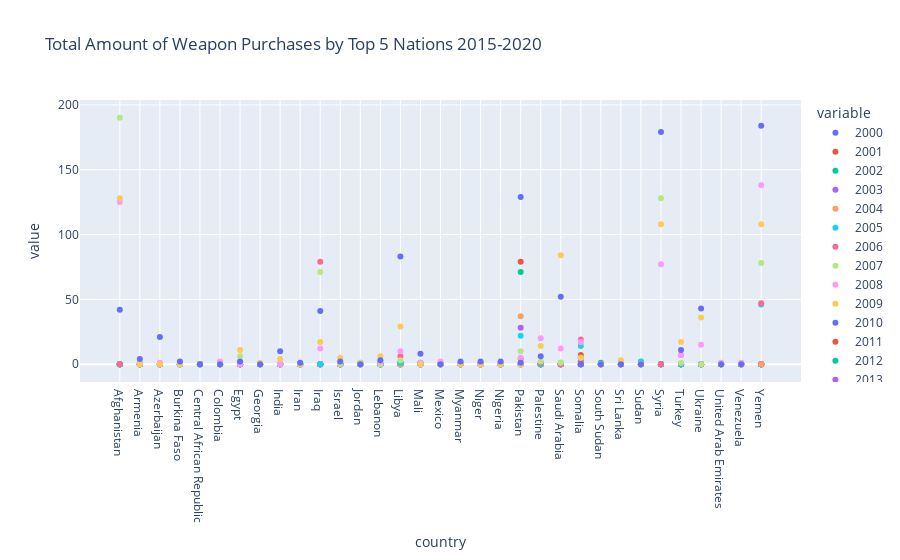

The notebook cell saved with this chart:
### Code cell
acled_drones_graph = px.scatter(acled_drones,x=acled_drones['country'],y=acled_drones.columns[1:],
title="Total Amount of Weapon Purchases by Top 5 Nations 2015-2020",
labels={'buyer':'Nation or Non-State Actor','total':'Amount of Purchases'}
)
acled_drones_graph.show()

### Figure 1 — Plotly figure (JSON) as saved in the notebook; plotly's stock layout.template omitted (floating-point values rounded to 4 significant figures)
{"data": [{"hovertemplate": "variable=2000<br>country=%{x}<br>value=%{y}<extra></extra>", "legendgroup": "2000", "marker": {"color": "#636efa", "symbol": "circle"}, "mode": "markers", "name": "2000", "orientation": "v", "showlegend": true, "type": "scatter", "x": ["Afghanistan", "Armenia", "Azerbaijan", "Burkina Faso", "Central African Republic", "Colombia", "Egypt", "Georgia", "India", "Iran", "Iraq", "Israel", "Jordan", "Lebanon", "Libya", "Mali", "Mexico", "Myanmar", "Niger", "Nigeria", "Pakistan", "Palestine", "Saudi Arabia", "Somalia", "South Sudan", "Sri Lanka", "Sudan", "Syria", "Turkey", "Ukraine", "United Arab Emirates", "Venezuela", "Yemen"], "xaxis": "x", "y": [0, 0, 0, 0, 0, 0, 0, 0, 0, 0, 0, 0, 0, 0, 0, 0, 0, 0, 0, 0, 0, 0, 0, 0, 0, 0, 0, 0, 0, 0, 0, 0, 0], "yaxis": "y"}, {"hovertemplate": "variable=2001<br>country=%{x}<br>value=%{y}<extra></extra>", "legendgroup": "2001", "marker": {"color": "#EF553B", "symbol": "circle"}, "mode": "markers", "name": "2001", "orientation": "v", "showlegend": true, "type": "scatter", "x": ["Afghanistan", "Armenia", "Azerbaijan", "Burkina Faso", "Central African Republic", "Colombia", "Egypt", "Georgia", "India", "Iran", "Iraq", "Israel", "Jordan", "Lebanon", "Libya", "Mali", "Mexico", "Myanmar", "Niger", "Nigeria", "Pakistan", "Palestine", "Saudi Arabia", "Somalia", "South Sudan", "Sri Lanka", "Sudan", "Syria", "Turkey", "Ukraine", "United Arab Emirates", "Venezuela", "Yemen"], "xaxis": "x", "y": [0, 0, 0, 0, 0, 0, 0, 0, 0, 0, 0, 0, 0, 0, 0, 0, 0, 0, 0, 0, 0, 0, 0, 0, 0, 0, 0, 0, 0, 0, 0, 0, 0], "yaxis": "y"}, {"hovertemplate": "variable=2002<br>country=%{x}<br>value=%{y}<extra></extra>", "legendgroup": "2002", "marker": {"color": "#00cc96", "symbol": "circle"}, "mode": "markers", "name": "2002", "orientation": "v", "showlegend": true, "type": "scatter", "x": ["Afghanistan", "Armenia", "Azerbaijan", "Burkina Faso", "Central African Republic", "Colombia", "Egypt", "Georgia", "India", "Iran", "Iraq", "Israel", "Jordan", "Lebanon", "Libya", "Mali", "Mexico", "Myanmar", "Niger", "Nigeria", "Pakistan", "Palestine", "Saudi Arabia", "Somalia", "South Sudan", "Sri Lanka", "Sudan", "Syria", "Turkey", "Ukraine", "United Arab Emirates", "Venezuela", "Yemen"], "xaxis": "x", "y": [0, 0, 0, 0, 0, 0, 0, 0, 0, 0, 0, 0, 0, 0, 0, 0, 0, 0, 0, 0, 0, 0, 0, 0, 0, 0, 0, 0, 0, 0, 0, 0, 0], "yaxis": "y"}, {"hovertemplate": "variable=2003<br>country=%{x}<br>value=%{y}<extra></extra>", "legendgroup": "2003", "marker": {"color": "#ab63fa", "symbol": "circle"}, "mode": "markers", "name": "2003", "orientation": "v", "showlegend": true, "type": "scatter", "x": ["Afghanistan", "Armenia", "Azerbaijan", "Burkina Faso", "Central African Republic", "Colombia", "Egypt", "Georgia", "India", "Iran", "Iraq", "Israel", "Jordan", "Lebanon", "Libya", "Mali", "Mexico", "Myanmar", "Niger", "Nigeria", "Pakistan", "Palestine", "Saudi Arabia", "Somalia", "South Sudan", "Sri Lanka", "Sudan", "Syria", "Turkey", "Ukraine", "United Arab Emirates", "Venezuela", "Yemen"], "xaxis": "x", "y": [0, 0, 0, 0, 0, 0, 0, 0, 0, 0, 0, 0, 0, 0, 0, 0, 0, 0, 0, 0, 0, 0, 0, 0, 0, 0, 0, 0, 0, 0, 0, 0, 0], "yaxis": "y"}, {"hovertemplate": "variable=2004<br>country=%{x}<br>value=%{y}<extra></extra>", "legendgroup": "2004", "marker": {"color": "#FFA15A", "symbol": "circle"}, "mode": "markers", "name": "2004", "orientation": "v", "showlegend": true, "type": "scatter", "x": ["Afghanistan", "Armenia", "Azerbaijan", "Burkina Faso", "Central African Republic", "Colombia", "Egypt", "Georgia", "India", "Iran", "Iraq", "Israel", "Jordan", "Lebanon", "Libya", "Mali", "Mexico", "Myanmar", "Niger", "Nigeria", "Pakistan", "Palestine", "Saudi Arabia", "Somalia", "South Sudan", "Sri Lanka", "Sudan", "Syria", "Turkey", "Ukraine", "United Arab Emirates", "Venezuela", "Yemen"], "xaxis": "x", "y": [0, 0, 0, 0, 0, 0, 0, 0, 0, 0, 0, 0, 0, 0, 0, 0, 0, 0, 0, 0, 0, 0, 0, 0, 0, 0, 0, 0, 0, 0, 0, 0, 0], "yaxis": "y"}, {"hovertemplate": "variable=2005<br>country=%{x}<br>value=%{y}<extra></extra>", "legendgroup": "2005", "marker": {"color": "#19d3f3", "symbol": "circle"}, "mode": "markers", "name": "2005", "orientation": "v", "showlegend": true, "type": "scatter", "x": ["Afghanistan", "Armenia", "Azerbaijan", "Burkina Faso", "Central African Republic", "Colombia", "Egypt", "Georgia", "India", "Iran", "Iraq", "Israel", "Jordan", "Lebanon", "Libya", "Mali", "Mexico", "Myanmar", "Niger", "Nigeria", "Pakistan", "Palestine", "Saudi Arabia", "Somalia", "South Sudan", "Sri Lanka", "Sudan", "Syria", "Turkey", "Ukraine", "United Arab Emirates", "Venezuela", "Yemen"], "xaxis": "x", "y": [0, 0, 0, 0, 0, 0, 0, 0, 0, 0, 0, 0, 0, 0, 0, 0, 0, 0, 0, 0, 0, 0, 0, 0, 0, 0, 0, 0, 0, 0, 0, 0, 0], "yaxis": "y"}, {"hovertemplate": "variable=2006<br>country=%{x}<br>value=%{y}<extra></extra>", "legendgroup": "2006", "marker": {"color": "#FF6692", "symbol": "circle"}, "mode": "markers", "name": "2006", "orientation": "v", "showlegend": true, "type": "scatter", "x": ["Afghanistan", "Armenia", "Azerbaijan", "Burkina Faso", "Central African Republic", "Colombia", "Egypt", "Georgia", "India", "Iran", "Iraq", "Israel", "Jordan", "Lebanon", "Libya", "Mali", "Mexico", "Myanmar", "Niger", "Nigeria", "Pakistan", "Palestine", "Saudi Arabia", "Somalia", "South Sudan", "Sri Lanka", "Sudan", "Syria", "Turkey", "Ukraine", "United Arab Emirates", "Venezuela", "Yemen"], "xaxis": "x", "y": [0, 0, 0, 0, 0, 0, 0, 0, 0, 0, 0, 0, 0, 0, 0, 0, 0, 0, 0, 0, 0, 0, 0, 0, 0, 0, 0, 0, 0, 0, 0, 0, 0], "yaxis": "y"}, {"hovertemplate": "variable=2007<br>country=%{x}<br>value=%{y}<extra></extra>", "legendgroup": "2007", "marker": {"color": "#B6E880", "symbol": "circle"}, "mode": "markers", "name": "2007", "orientation": "v", "showlegend": true, "type": "scatter", "x": ["Afghanistan", "Armenia", "Azerbaijan", "Burkina Faso", "Central African Republic", "Colombia", "Egypt", "Georgia", "India", "Iran", "Iraq", "Israel", "Jordan", "Lebanon", "Libya", "Mali", "Mexico", "Myanmar", "Niger", "Nigeria", "Pakistan", "Palestine", "Saudi Arabia", "Somalia", "South Sudan", "Sri Lanka", "Sudan", "Syria", "Turkey", "Ukraine", "United Arab Emirates", "Venezuela", "Yemen"], "xaxis": "x", "y": [0, 0, 0, 0, 0, 0, 0, 0, 0, 0, 0, 0, 0, 0, 0, 0, 0, 0, 0, 0, 0, 0, 0, 1, 0, 0, 0, 0, 0, 0, 0, 0, 0], "yaxis": "y"}, {"hovertemplate": "variable=2008<br>country=%{x}<br>value=%{y}<extra></extra>", "legendgroup": "2008", "marker": {"color": "#FF97FF", "symbol": "circle"}, "mode": "markers", "name": "2008", "orientation": "v", "showlegend": true, "type": "scatter", "x": ["Afghanistan", "Armenia", "Azerbaijan", "Burkina Faso", "Central African Republic", "Colombia", "Egypt", "Georgia", "India", "Iran", "Iraq", "Israel", "Jordan", "Lebanon", "Libya", "Mali", "Mexico", "Myanmar", "Niger", "Nigeria", "Pakistan", "Palestine", "Saudi Arabia", "Somalia", "South Sudan", "Sri Lanka", "Sudan", "Syria", "Turkey", "Ukraine", "United Arab Emirates", "Venezuela", "Yemen"], "xaxis": "x", "y": [0, 0, 0, 0, 0, 0, 0, 0, 0, 0, 0, 0, 0, 0, 0, 0, 0, 0, 0, 0, 0, 0, 0, 0, 0, 0, 2, 0, 0, 0, 0, 0, 0], "yaxis": "y"}, {"hovertemplate": "variable=2009<br>country=%{x}<br>value=%{y}<extra></extra>", "legendgroup": "2009", "marker": {"color": "#FECB52", "symbol": "circle"}, "mode": "markers", "name": "2009", "orientation": "v", "showlegend": true, "type": "scatter", "x": ["Afghanistan", "Armenia", "Azerbaijan", "Burkina Faso", "Central African Republic", "Colombia", "Egypt", "Georgia", "India", "Iran", "Iraq", "Israel", "Jordan", "Lebanon", "Libya", "Mali", "Mexico", "Myanmar", "Niger", "Nigeria", "Pakistan", "Palestine", "Saudi Arabia", "Somalia", "South Sudan", "Sri Lanka", "Sudan", "Syria", "Turkey", "Ukraine", "United Arab Emirates", "Venezuela", "Yemen"], "xaxis": "x", "y": [0, 0, 0, 0, 0, 0, 0, 0, 0, 0, 0, 0, 0, 0, 0, 0, 0, 0, 0, 0, 0, 0, 0, 1, 0, 0, 0, 0, 0, 0, 0, 0, 0], "yaxis": "y"}, {"hovertemplate": "variable=2010<br>country=%{x}<br>value=%{y}<extra></extra>", "legendgroup": "2010", "marker": {"color": "#636efa", "symbol": "circle"}, "mode": "markers", "name": "2010", "orientation": "v", "showlegend": true, "type": "scatter", "x": ["Afghanistan", "Armenia", "Azerbaijan", "Burkina Faso", "Central African Republic", "Colombia", "Egypt", "Georgia", "India", "Iran", "Iraq", "Israel", "Jordan", "Lebanon", "Libya", "Mali", "Mexico", "Myanmar", "Niger", "Nigeria", "Pakistan", "Palestine", "Saudi Arabia", "Somalia", "South Sudan", "Sri Lanka", "Sudan", "Syria", "Turkey", "Ukraine", "United Arab Emirates", "Venezuela", "Yemen"], "xaxis": "x", "y": [0, 0, 0, 0, 0, 0, 0, 0, 0, 0, 0, 0, 0, 0, 0, 0, 0, 0, 0, 0, 129, 0, 0, 0, 0, 0, 0, 0, 0, 0, 0, 0, 0], "yaxis": "y"}, {"hovertemplate": "variable=2011<br>country=%{x}<br>value=%{y}<extra></extra>", "legendgroup": "2011", "marker": {"color": "#EF553B", "symbol": "circle"}, "mode": "markers", "name": "2011", "orientation": "v", "showlegend": true, "type": "scatter", "x": ["Afghanistan", "Armenia", "Azerbaijan", "Burkina Faso", "Central African Republic", "Colombia", "Egypt", "Georgia", "India", "Iran", "Iraq", "Israel", "Jordan", "Lebanon", "Libya", "Mali", "Mexico", "Myanmar", "Niger", "Nigeria", "Pakistan", "Palestine", "Saudi Arabia", "Somalia", "South Sudan", "Sri Lanka", "Sudan", "Syria", "Turkey", "Ukraine", "United Arab Emirates", "Venezuela", "Yemen"], "xaxis": "x", "y": [0, 0, 0, 0, 0, 0, 0, 0, 0, 0, 0, 0, 0, 0, 1, 0, 0, 0, 0, 0, 79, 0, 0, 7, 0, 0, 0, 0, 0, 0, 0, 0, 0], "yaxis": "y"}, {"hovertemplate": "variable=2012<br>country=%{x}<br>value=%{y}<extra></extra>", "legendgroup": "2012", "marker": {"color": "#00cc96", "symbol": "circle"}, "mode": "markers", "name": "2012", "orientation": "v", "showlegend": true, "type": "scatter", "x": ["Afghanistan", "Armenia", "Azerbaijan", "Burkina Faso", "Central African Republic", "Colombia", "Egypt", "Georgia", "India", "Iran", "Iraq", "Israel", "Jordan", "Lebanon", "Libya", "Mali", "Mexico", "Myanmar", "Niger", "Nigeria", "Pakistan", "Palestine", "Saudi Arabia", "Somalia", "South Sudan", "Sri Lanka", "Sudan", "Syria", "Turkey", "Ukraine", "United Arab Emirates", "Venezuela", "Yemen"], "xaxis": "x", "y": [0, 0, 0, 0, 0, 0, 0, 0, 0, 0, 0, 0, 0, 0, 0, 1, 0, 0, 0, 0, 71, 0, 0, 5, 1, 0, 0, 0, 0, 0, 0, 0, 0], "yaxis": "y"}, {"hovertemplate": "variable=2013<br>country=%{x}<br>value=%{y}<extra></extra>", "legendgroup": "2013", "marker": {"color": "#ab63fa", "symbol": "circle"}, "mode": "markers", "name": "2013", "orientation": "v", "showlegend": true, "type": "scatter", "x": ["Afghanistan", "Armenia", "Azerbaijan", "Burkina Faso", "Central African Republic", "Colombia", "Egypt", "Georgia", "India", "Iran", "Iraq", "Israel", "Jordan", "Lebanon", "Libya", "Mali", "Mexico", "Myanmar", "Niger", "Nigeria", "Pakistan", "Palestine", "Saudi Arabia", "Somalia", "South Sudan", "Sri Lanka", "Sudan", "Syria", "Turkey", "Ukraine", "United Arab Emirates", "Venezuela", "Yemen"], "xaxis": "x", "y": [0, 0, 0, 0, 0, 0, 1, 0, 0, 0, 0, 0, 0, 0, 1, 0, 0, 0, 0, 0, 28, 0, 0, 2, 0, 0, 1, 0, 0, 0, 0, 0, 0], "yaxis": "y"}, {"hovertemplate": "variable=2014<br>country=%{x}<br>value=%{y}<extra></extra>", "legendgroup": "2014", "marker": {"color": "#FFA15A", "symbol": "circle"}, "mode": "markers", "name": "2014", "orientation": "v", "showlegend": true, "type": "scatter", "x": ["Afghanistan", "Armenia", "Azerbaijan", "Burkina Faso", "Central African Republic", "Colombia", "Egypt", "Georgia", "India", "Iran", "Iraq", "Israel", "Jordan", "Lebanon", "Libya", "Mali", "Mexico", "Myanmar", "Niger", "Nigeria", "Pakistan", "Palestine", "Saudi Arabia", "Somalia", "South Sudan", "Sri Lanka", "Sudan", "Syria", "Turkey", "Ukraine", "United Arab Emirates", "Venezuela", "Yemen"], "xaxis": "x", "y": [0, 0, 0, 0, 0, 0, 0, 0, 0, 0, 0, 0, 0, 0, 0, 0, 0, 0, 0, 0, 37, 0, 0, 5, 0, 0, 1, 0, 0, 0, 0, 0, 0], "yaxis": "y"}, {"hovertemplate": "variable=2015<br>country=%{x}<br>value=%{y}<extra></extra>", "legendgroup": "2015", "marker": {"color": "#19d3f3", "symbol": "circle"}, "mode": "markers", "name": "2015", "orientation": "v", "showlegend": true, "type": "scatter", "x": ["Afghanistan", "Armenia", "Azerbaijan", "Burkina Faso", "Central African Republic", "Colombia", "Egypt", "Georgia", "India", "Iran", "Iraq", "Israel", "Jordan", "Lebanon", "Libya", "Mali", "Mexico", "Myanmar", "Niger", "Nigeria", "Pakistan", "Palestine", "Saudi Arabia", "Somalia", "South Sudan", "Sri Lanka", "Sudan", "Syria", "Turkey", "Ukraine", "United Arab Emirates", "Venezuela", "Yemen"], "xaxis": "x", "y": [0, 0, 0, 0, 0, 0, 0, 0, 0, 0, 0, 0, 0, 0, 1, 0, 0, 0, 0, 0, 22, 0, 1, 14, 0, 0, 2, 0, 0, 0, 0, 0, 46], "yaxis": "y"}, {"hovertemplate": "variable=2016<br>country=%{x}<br>value=%{y}<extra></extra>", "legendgroup": "2016", "marker": {"color": "#FF6692", "symbol": "circle"}, "mode": "markers", "name": "2016", "orientation": "v", "showlegend": true, "type": "scatter", "x": ["Afghanistan", "Armenia", "Azerbaijan", "Burkina Faso", "Central African Republic", "Colombia", "Egypt", "Georgia", "India", "Iran", "Iraq", "Israel", "Jordan", "Lebanon", "Libya", "Mali", "Mexico", "Myanmar", "Niger", "Nigeria", "Pakistan", "Palestine", "Saudi Arabia", "Somalia", "South Sudan", "Sri Lanka", "Sudan", "Syria", "Turkey", "Ukraine", "United Arab Emirates", "Venezuela", "Yemen"], "xaxis": "x", "y": [0, 0, 0, 0, 0, 0, 0, 0, 0, 0, 79, 0, 1, 0, 6, 0, 0, 0, 0, 0, 4, 1, 0, 19, 0, 0, 0, 0, 7, 0, 0, 0, 47], "yaxis": "y"}, {"hovertemplate": "variable=2017<br>country=%{x}<br>value=%{y}<extra></extra>", "legendgroup": "2017", "marker": {"color": "#B6E880", "symbol": "circle"}, "mode": "markers", "name": "2017", "orientation": "v", "showlegend": true, "type": "scatter", "x": ["Afghanistan", "Armenia", "Azerbaijan", "Burkina Faso", "Central African Republic", "Colombia", "Egypt", "Georgia", "India", "Iran", "Iraq", "Israel", "Jordan", "Lebanon", "Libya", "Mali", "Mexico", "Myanmar", "Niger", "Nigeria", "Pakistan", "Palestine", "Saudi Arabia", "Somalia", "South Sudan", "Sri Lanka", "Sudan", "Syria", "Turkey", "Ukraine", "United Arab Emirates", "Venezuela", "Yemen"], "xaxis": "x", "y": [190, 0, 0, 0, 0, 0, 6, 0, 0, 0, 71, 0, 1, 0, 3, 0, 0, 0, 0, 0, 10, 2, 1, 17, 0, 0, 0, 128, 1, 0, 0, 0, 78], "yaxis": "y"}, {"hovertemplate": "variable=2018<br>country=%{x}<br>value=%{y}<extra></extra>", "legendgroup": "2018", "marker": {"color": "#FF97FF", "symbol": "circle"}, "mode": "markers", "name": "2018", "orientation": "v", "showlegend": true, "type": "scatter", "x": ["Afghanistan", "Armenia", "Azerbaijan", "Burkina Faso", "Central African Republic", "Colombia", "Egypt", "Georgia", "India", "Iran", "Iraq", "Israel", "Jordan", "Lebanon", "Libya", "Mali", "Mexico", "Myanmar", "Niger", "Nigeria", "Pakistan", "Palestine", "Saudi Arabia", "Somalia", "South Sudan", "Sri Lanka", "Sudan", "Syria", "Turkey", "Ukraine", "United Arab Emirates", "Venezuela", "Yemen"], "xaxis": "x", "y": [125, 1, 1, 0, 0, 2, 0, 0, 0, 0, 12, 2, 0, 2, 10, 1, 2, 0, 0, 1, 5, 20, 12, 17, 0, 0, 0, 77, 7, 15, 1, 1, 138], "yaxis": "y"}, {"hovertemplate": "variable=2019<br>country=%{x}<br>value=%{y}<extra></extra>", "legendgroup": "2019", "marker": {"color": "#FECB52", "symbol": "circle"}, "mode": "markers", "name": "2019", "orientation": "v", "showlegend": true, "type": "scatter", "x": ["Afghanistan", "Armenia", "Azerbaijan", "Burkina Faso", "Central African Republic", "Colombia", "Egypt", "Georgia", "India", "Iran", "Iraq", "Israel", "Jordan", "Lebanon", "Libya", "Mali", "Mexico", "Myanmar", "Niger", "Nigeria", "Pakistan", "Palestine", "Saudi Arabia", "Somalia", "South Sudan", "Sri Lanka", "Sudan", "Syria", "Turkey", "Ukraine", "United Arab Emirates", "Venezuela", "Yemen"], "xaxis": "x", "y": [128, 0, 0, 0, 0, 0, 11, 1, 4, 0, 17, 5, 0, 6, 29, 0, 0, 0, 0, 0, 1, 14, 84, 5, 0, 3, 0, 108, 17, 36, 0, 0, 108], "yaxis": "y"}, {"hovertemplate": "variable=2020<br>country=%{x}<br>value=%{y}<extra></extra>", "legendgroup": "2020", "marker": {"color": "#636efa", "symbol": "circle"}, "mode": "markers", "name": "2020", "orientation": "v", "showlegend": true, "type": "scatter", "x": ["Afghanistan", "Armenia", "Azerbaijan", "Burkina Faso", "Central African Republic", "Colombia", "Egypt", "Georgia", "India", "Iran", "Iraq", "Israel", "Jordan", "Lebanon", "Libya", "Mali", "Mexico", "Myanmar", "Niger", "Nigeria", "Pakistan", "Palestine", "Saudi Arabia", "Somalia", "South Sudan", "Sri Lanka", "Sudan", "Syria", "Turkey", "Ukraine", "United Arab Emirates", "Venezuela", "Yemen"], "xaxis": "x", "y": [42, 4, 21, 2, 0, 0, 2, 0, 10, 1, 41, 2, 0, 3, 83, 8, 0, 2, 2, 2, 1, 6, 52, 0, 0, 0, 0, 179, 11, 43, 0, 0, 184], "yaxis": "y"}], "layout": {"legend": {"title": {"text": "variable"}, "tracegroupgap": 0}, "title": {"text": "Total Amount of Weapon Purchases by Top 5 Nations 2015-2020"}, "xaxis": {"anchor": "y", "domain": [0, 1], "title": {"text": "country"}}, "yaxis": {"anchor": "x", "domain": [0, 1], "title": {"text": "value"}}}}
